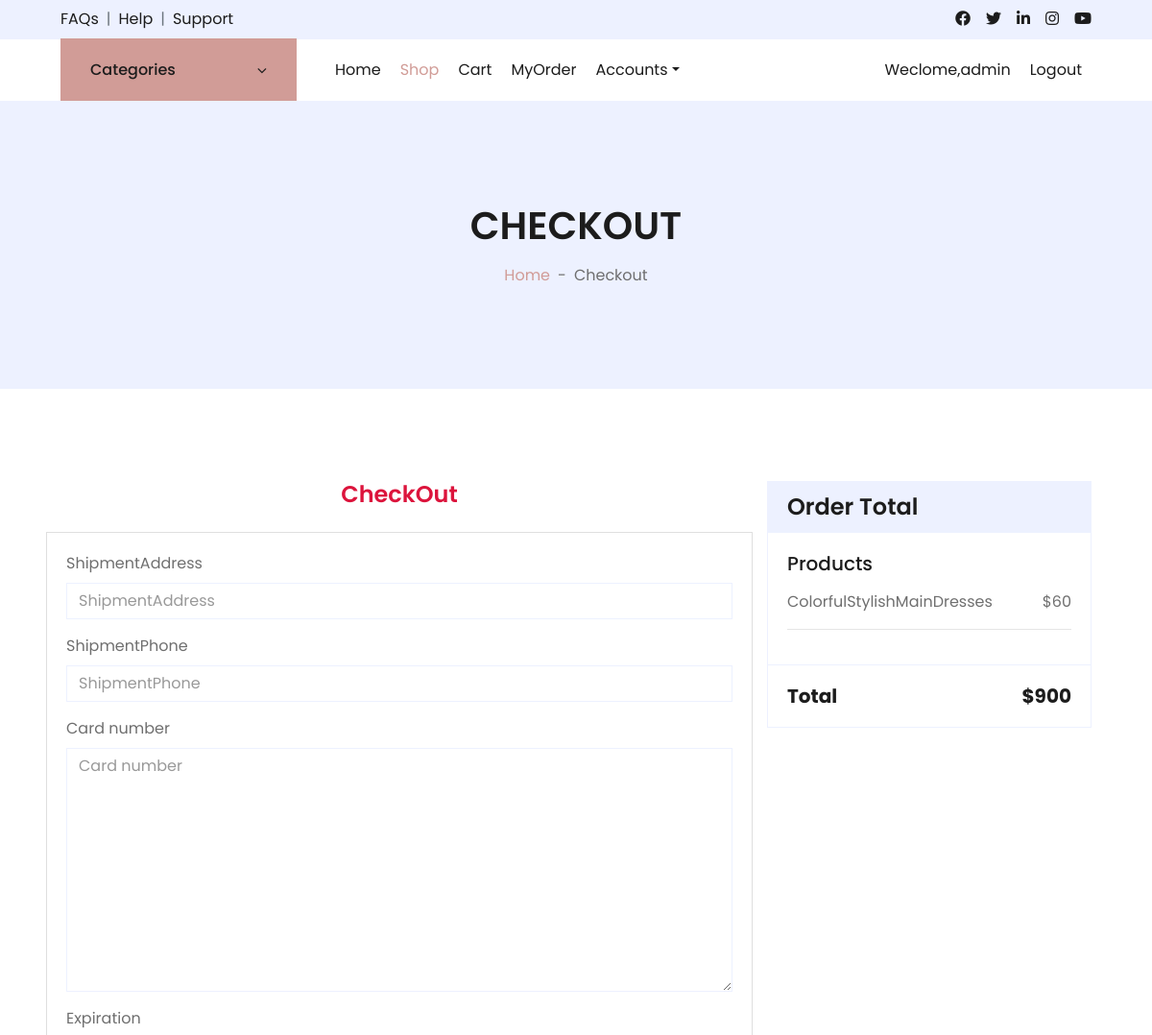
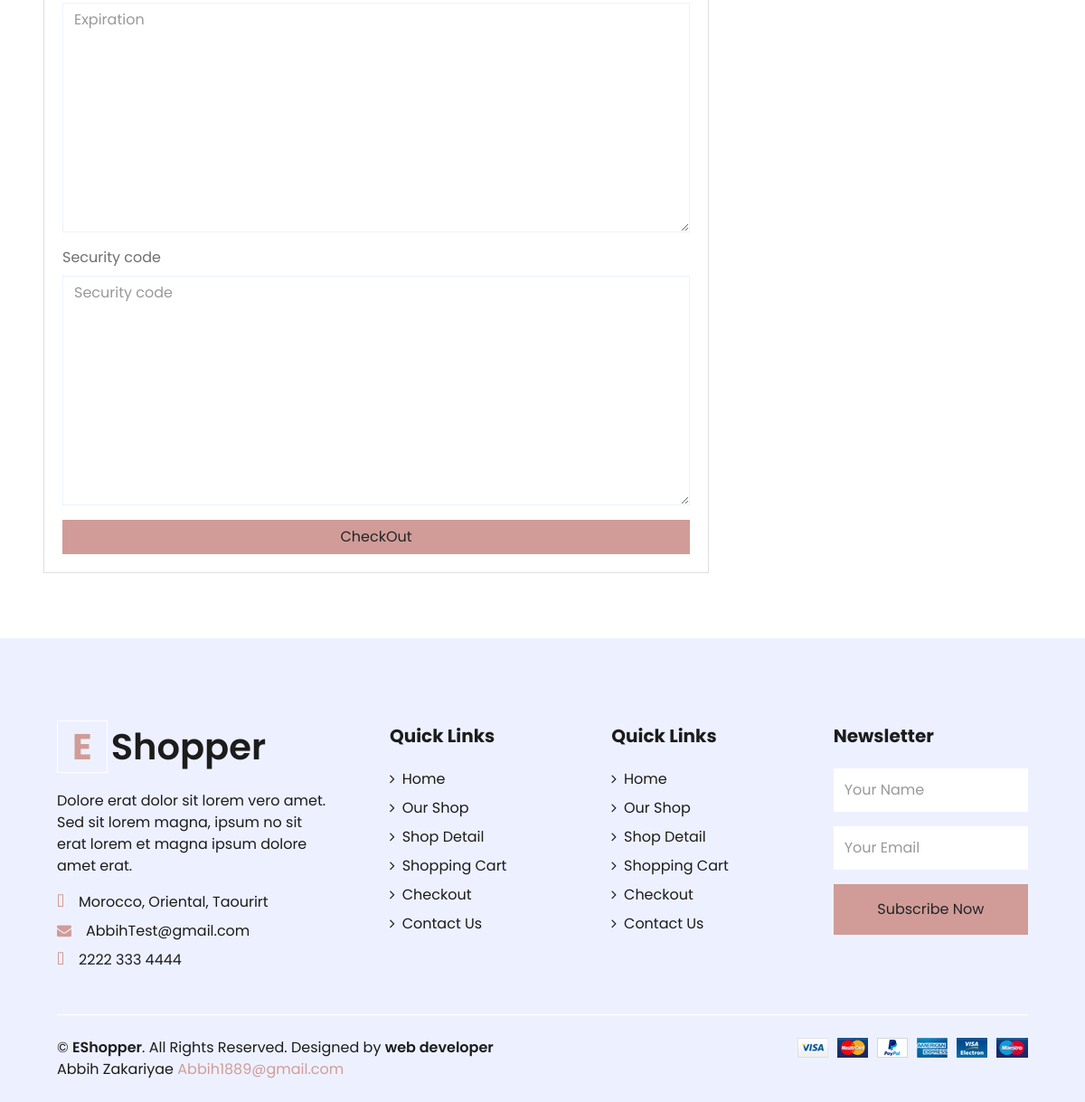
Page /path_payment (signed in) on the committed database (2 pictures, top to bottom).
### Order/models.py (models this page shows, shortened)
class OrderDetails(models.Model):
    product=models.ForeignKey(Products,on_delete=models.CASCADE)
    order=models.ForeignKey(Order,on_delete=models.CASCADE)
    quantity=models.PositiveIntegerField(default=1)

### Product/models.py (models this page shows, shortened)
class Products(models.Model):
    category=models.ForeignKey(Categorys,on_delete=models.CASCADE)
    Name=models.CharField(max_length=255)
    Description=models.TextField()
    Price=models.PositiveIntegerField()
    DiscountPrice=models.PositiveIntegerField(null=True,blank=True,default=0)
    photo=models.ImageField(upload_to='PhotoProduct/')
    slug=models.SlugField(blank=True,null=True)

### Payment/views.py (the view)
# urls.py: path('path_payment',views.PaymentApp.PagePayment,name="path_payment")
    @login_required
    def PagePayment(request):
        if request.method=='POST':
            Orderdetails=None
            order=None
            total=0
            Form=PaymentForm(request.POST)
            if  request.user.is_authenticated and not request.user.is_anonymous:
                if Order.objects.filter(user=request.user,is_finished=False):
                    order=get_object_or_404(Order,user=request.user,is_finished=False)
                    if Form.is_valid():
                        myform=Form.save(commit=False)
                        myform.Order=order
                        myform.save()
                    order.is_finished=True
                    order.save()
                    messages.success(request,'Your order is finished')
                    return redirect('Path_Order')
        else:
            Form=PaymentForm()
            Orderdetails=None
            order=None
            total=0
            if  request.user.is_authenticated and not request.user.is_anonymous:
                if Order.objects.filter(user=request.user,is_finished=False):
                    order=get_object_or_404(Order,user=request.user,is_finished=False)
                    Orderdetails=OrderDetails.objects.all().filter(order=order)
                    total=0
                    for sub in Orderdetails:
                        if sub.product.DiscountPrice:
                            total+=sub.quantity * sub.product.DiscountPrice
                        else : total+=sub.quantity * sub.product.Price
            return render(request,template_name="Shop/checkout.html" ,context={
                "Form":Form,
                'order':order,
                'Orderdetails':Orderdetails,
                'total':total
            })

### Payment/form.py
class PaymentForm(forms.ModelForm):
    class Meta:
        model=Payment
        fields=['ShipmentAddress','ShipmentPhone','cc_number','cc_expiry','cc_code']

### Product/models.py (called while the page is built)
    def __str__(self) -> str:
        return self.Name

### Product/product_context_processor.py (called while the page is built)
def get_categorys(request):
    category=Categorys.objects.all()
    return {"category":category}

### templates/Shop/checkout.html (shortened to what this page needs)
{%extends 'index.html'%}
{%load static%}
{%load bootstrap4%}
{%block content%}
    <div class="container-fluid bg-secondary mb-5">
        <div class="d-flex flex-column align-items-center justify-content-center" style="min-height: 300px">
            <h1 class="font-weight-semi-bold text-uppercase mb-3">Checkout</h1>
            <div class="d-inline-flex">
                <p class="m-0"><a href="">Home</a></p>
                <p class="m-0 px-2">-</p>
                <p class="m-0">Checkout</p>
            </div>
        </div>
    </div>
    <div class="container-fluid pt-5">
        <div class="row px-xl-5">
            <div class="col-lg-8">
                <div class="mb-4">
                    <h4 class="font-weight-semi-bold mb-4 text-center " style="color: crimson;">CheckOut</h4>
                    <div class="row">
                        <div class="card" style="width: 100%;">
                            <div class="card-body">
                                <form action="" method="post">
                                    {%bootstrap_form Form%}
                                    <button class="btn btn-primary form-control" name="btnpayment">CheckOut</button>
                                </form>
                            </div>
                        </div>
                    </div>
                </div>
            </div>
            <div class="col-lg-4">
                <div class="card border-secondary mb-4">
                    <div class="card-header bg-secondary border-0">
                        <h4 class="font-weight-semi-bold m-0">Order Total</h4>
                    </div>
                    <div class="card-body">
                        <h5 class="font-weight-medium mb-3">Products</h5>
                        {%for OrderItem in Orderdetails %}
                            <div class="d-flex justify-content-between">
                                <p>{{OrderItem.product.Name}}</p>
                                {%if OrderItem.product.DiscountPrice > 0%}
                                    <p>${{OrderItem.product.DiscountPrice}}</p>
                                {%else%}
                                    <p>${{OrderItem.product.Price}}</p>
                                {%endif%}
                            </div>
                        {%endfor%}
                        <hr class="mt-0">
                    </div>
                    <div class="card-footer border-secondary bg-transparent">
                        <div class="d-flex justify-content-between mt-2">
                            <h5 class="font-weight-bold">Total</h5>
                            <h5 class="font-weight-bold">${{total}}</h5>
                        </div>
                    </div>
                </div>
            </div>
        </div>
    </div>
{%endblock%}

### templates/include/nav.html (shortened to what this page needs)
<div class="container-fluid">
    <div class="row border-top px-xl-5">
        <div class="col-lg-3 d-none d-lg-block">
            <a class="btn shadow-none d-flex align-items-center justify-content-between bg-primary text-white w-100" data-toggle="collapse" href="#navbar-vertical" style="height: 65px; margin-top: -1px; padding: 0 30px;">
                <h6 class="m-0">Categories</h6>
                <i class="fa fa-angle-down text-dark"></i>
            </a>
        </div>
        <div class="col-lg-9">
            {%  if  request.user.is_authenticated and not request.user.is_anonymous%}
            <nav class="navbar navbar-expand-lg bg-light navbar-light py-3 py-lg-0 px-0">
                <div class="collapse navbar-collapse justify-content-between" id="navbarCollapse">
                    <div class="navbar-nav mr-auto py-0">
                        <a href="{%url 'Path_Home'%}" class="nav-item nav-link">Home</a>
                        <a href="{%url 'Path_Shop'%}" class="nav-item nav-link active">Shop</a>
                        <a href="{%url 'Path_Cart'%}" class="nav-item nav-link">Cart</a>
                        <a href="{% url 'Path_Order'%}" class="nav-item nav-link">MyOrder</a>
                        <div class="nav-item dropdown">
                            <a href="#" class="nav-link dropdown-toggle" data-toggle="dropdown">Accounts</a>
                        </div>
                    </div>
                    <div class="navbar-nav ml-auto py-0">
                        <a  href="#" class="nav-item nav-link">Weclome,{{user.username}}</a>
                        <a href="{%url 'Path_Logout'%}" class="nav-item nav-link">Logout</a>
                    </div>
                </div>
            </nav>
            {%endif%}
        </div>
    </div>
</div>

### rows in the picture
OrderDetails: product.Name "ColorfulStylishMainDresses", product.DiscountPrice "60"

### other values in the picture
{{ user.username }} "admin"
{{ total }} "900"
